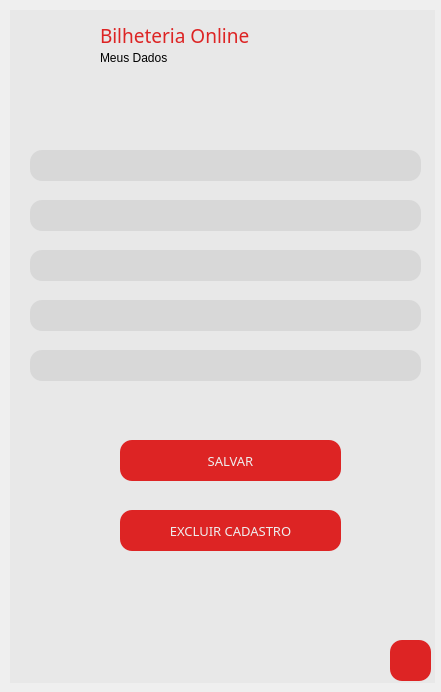
<?xml version="1.0" encoding="UTF-8"?>
<ui version="4.0">
 <class>Dialog</class>
 <widget class="QDialog" name="Dialog">
  <property name="geometry">
   <rect>
    <x>0</x>
    <y>0</y>
    <width>441</width>
    <height>692</height>
   </rect>
  </property>
  <property name="windowTitle">
   <string>Meus Dados Adm</string>
  </property>
  <widget class="QFrame" name="frame">
   <property name="geometry">
    <rect>
     <x>10</x>
     <y>10</y>
     <width>425</width>
     <height>673</height>
    </rect>
   </property>
   <property name="cursor">
    <cursorShape>ArrowCursor</cursorShape>
   </property>
   <property name="styleSheet">
    <string notr="true">background-color: rgb(232, 232, 232);</string>
   </property>
   <property name="frameShape">
    <enum>QFrame::NoFrame</enum>
   </property>
   <property name="frameShadow">
    <enum>QFrame::Raised</enum>
   </property>
   <widget class="QLabel" name="tck">
    <property name="geometry">
     <rect>
      <x>20</x>
      <y>10</y>
      <width>51</width>
      <height>31</height>
     </rect>
    </property>
    <property name="styleSheet">
     <string notr="true"/>
    </property>
    <property name="text">
     <string/>
    </property>
    <property name="pixmap">
     <pixmap>../imgs/tickets.png</pixmap>
    </property>
    <property name="scaledContents">
     <bool>true</bool>
    </property>
   </widget>
   <widget class="QPushButton" name="bt_voltardadosAdm">
    <property name="enabled">
     <bool>true</bool>
    </property>
    <property name="geometry">
     <rect>
      <x>380</x>
      <y>630</y>
      <width>41</width>
      <height>41</height>
     </rect>
    </property>
    <property name="font">
     <font>
      <pointsize>10</pointsize>
      <weight>75</weight>
      <bold>true</bold>
     </font>
    </property>
    <property name="cursor">
     <cursorShape>PointingHandCursor</cursorShape>
    </property>
    <property name="styleSheet">
     <string notr="true">QPushButton{
	background-color: rgba(221, 33, 33, 0.99);
	border-radius: 12px;
	color: rgb(238, 238, 238);
}

QPushButton:hover{
	background-color: rgb(255, 206, 137);
	border-radius: 12px;
	color: rgb(100, 76, 47);
}
</string>
    </property>
    <property name="text">
     <string/>
    </property>
    <property name="icon">
     <iconset>
      <normaloff>../imgs/voltar.png</normaloff>../imgs/voltar.png</iconset>
    </property>
    <property name="iconSize">
     <size>
      <width>25</width>
      <height>25</height>
     </size>
    </property>
   </widget>
   <widget class="QLineEdit" name="nome">
    <property name="geometry">
     <rect>
      <x>20</x>
      <y>140</y>
      <width>391</width>
      <height>31</height>
     </rect>
    </property>
    <property name="styleSheet">
     <string notr="true">background-color: rgb(216, 216, 216);
border-radius: 12px;
border: none;</string>
    </property>
    <property name="alignment">
     <set>Qt::AlignCenter</set>
    </property>
   </widget>
   <widget class="QLineEdit" name="email">
    <property name="geometry">
     <rect>
      <x>20</x>
      <y>190</y>
      <width>391</width>
      <height>31</height>
     </rect>
    </property>
    <property name="styleSheet">
     <string notr="true">background-color: rgb(216, 216, 216);
border-radius: 12px;
border: none;</string>
    </property>
    <property name="alignment">
     <set>Qt::AlignCenter</set>
    </property>
   </widget>
   <widget class="QLineEdit" name="telefone">
    <property name="geometry">
     <rect>
      <x>20</x>
      <y>240</y>
      <width>391</width>
      <height>31</height>
     </rect>
    </property>
    <property name="styleSheet">
     <string notr="true">background-color: rgb(216, 216, 216);
border-radius: 12px;
border: none;</string>
    </property>
    <property name="alignment">
     <set>Qt::AlignCenter</set>
    </property>
   </widget>
   <widget class="QLineEdit" name="cpf">
    <property name="geometry">
     <rect>
      <x>20</x>
      <y>290</y>
      <width>391</width>
      <height>31</height>
     </rect>
    </property>
    <property name="styleSheet">
     <string notr="true">background-color: rgb(216, 216, 216);
border-radius: 12px;
border: none;</string>
    </property>
    <property name="alignment">
     <set>Qt::AlignCenter</set>
    </property>
   </widget>
   <widget class="QLineEdit" name="senha">
    <property name="geometry">
     <rect>
      <x>20</x>
      <y>340</y>
      <width>391</width>
      <height>31</height>
     </rect>
    </property>
    <property name="styleSheet">
     <string notr="true">background-color: rgb(216, 216, 216);
border-radius: 12px;
border: none;</string>
    </property>
    <property name="alignment">
     <set>Qt::AlignCenter</set>
    </property>
   </widget>
   <widget class="QPushButton" name="bt_salvarDados">
    <property name="enabled">
     <bool>true</bool>
    </property>
    <property name="geometry">
     <rect>
      <x>110</x>
      <y>430</y>
      <width>221</width>
      <height>41</height>
     </rect>
    </property>
    <property name="font">
     <font>
      <family>Arial Rounded MT Bold</family>
      <pointsize>10</pointsize>
      <weight>50</weight>
      <bold>false</bold>
     </font>
    </property>
    <property name="cursor">
     <cursorShape>PointingHandCursor</cursorShape>
    </property>
    <property name="styleSheet">
     <string notr="true">QPushButton{
	background-color: rgba(221, 33, 33, 0.99);
	border-radius: 12px;
	color: rgb(238, 238, 238);
}

QPushButton:hover{
	background-color: rgb(255, 206, 137);
	border-radius: 12px;
	color: rgb(100, 76, 47);
}
</string>
    </property>
    <property name="text">
     <string>SALVAR</string>
    </property>
   </widget>
   <widget class="QPushButton" name="bt_deleteAdm">
    <property name="enabled">
     <bool>true</bool>
    </property>
    <property name="geometry">
     <rect>
      <x>110</x>
      <y>500</y>
      <width>221</width>
      <height>41</height>
     </rect>
    </property>
    <property name="font">
     <font>
      <family>Arial Rounded MT Bold</family>
      <pointsize>10</pointsize>
      <weight>50</weight>
      <bold>false</bold>
     </font>
    </property>
    <property name="cursor">
     <cursorShape>PointingHandCursor</cursorShape>
    </property>
    <property name="styleSheet">
     <string notr="true">QPushButton{
	background-color: rgba(221, 33, 33, 0.99);
	border-radius: 12px;
	color: rgb(238, 238, 238);
}

QPushButton:hover{
	background-color: rgb(255, 206, 137);
	border-radius: 12px;
	color: rgb(100, 76, 47);
}
</string>
    </property>
    <property name="text">
     <string>EXCLUIR CADASTRO</string>
    </property>
   </widget>
   <widget class="QFrame" name="Topo">
    <property name="geometry">
     <rect>
      <x>80</x>
      <y>0</y>
      <width>341</width>
      <height>80</height>
     </rect>
    </property>
    <property name="styleSheet">
     <string notr="true">border: none;</string>
    </property>
    <property name="frameShape">
     <enum>QFrame::StyledPanel</enum>
    </property>
    <property name="frameShadow">
     <enum>QFrame::Raised</enum>
    </property>
    <widget class="QLabel" name="infoText">
     <property name="geometry">
      <rect>
       <x>10</x>
       <y>40</y>
       <width>201</width>
       <height>16</height>
      </rect>
     </property>
     <property name="font">
      <font>
       <pointsize>9</pointsize>
      </font>
     </property>
     <property name="text">
      <string>Meus Dados</string>
     </property>
    </widget>
    <widget class="QLabel" name="bilheteriaText">
     <property name="geometry">
      <rect>
       <x>10</x>
       <y>10</y>
       <width>161</width>
       <height>31</height>
      </rect>
     </property>
     <property name="font">
      <font>
       <family>Arial Unicode MS</family>
       <pointsize>14</pointsize>
      </font>
     </property>
     <property name="styleSheet">
      <string notr="true">border: none;
color: rgba(221, 33, 33, 0.99);</string>
     </property>
     <property name="text">
      <string>Bilheteria Online</string>
     </property>
    </widget>
   </widget>
   <zorder>Topo</zorder>
   <zorder>tck</zorder>
   <zorder>bt_voltardadosAdm</zorder>
   <zorder>nome</zorder>
   <zorder>email</zorder>
   <zorder>telefone</zorder>
   <zorder>cpf</zorder>
   <zorder>senha</zorder>
   <zorder>bt_salvarDados</zorder>
   <zorder>bt_deleteAdm</zorder>
  </widget>
 </widget>
 <resources/>
 <connections/>
</ui>
